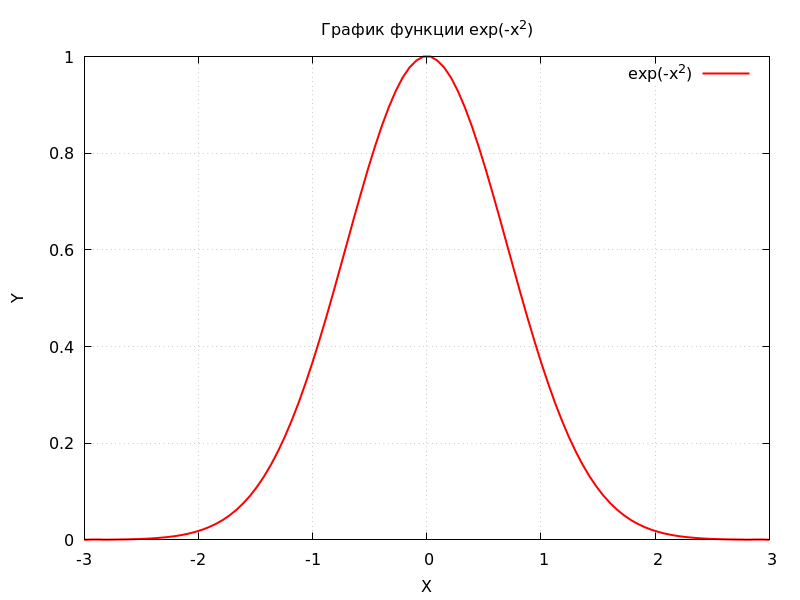

Write the gnuplot code that produced this figure.
set title "График функции exp(-x^2)"
set xlabel "X"
set ylabel "Y"
set xrange [-3:3]
set yrange [0:1]
set grid
set key top right
plot exp(- x * x) with lines lw 2 lc rgb "red" title "exp(-x^2)"
set terminal pngcairo size 800,600
set output "2.png"
replot
set output